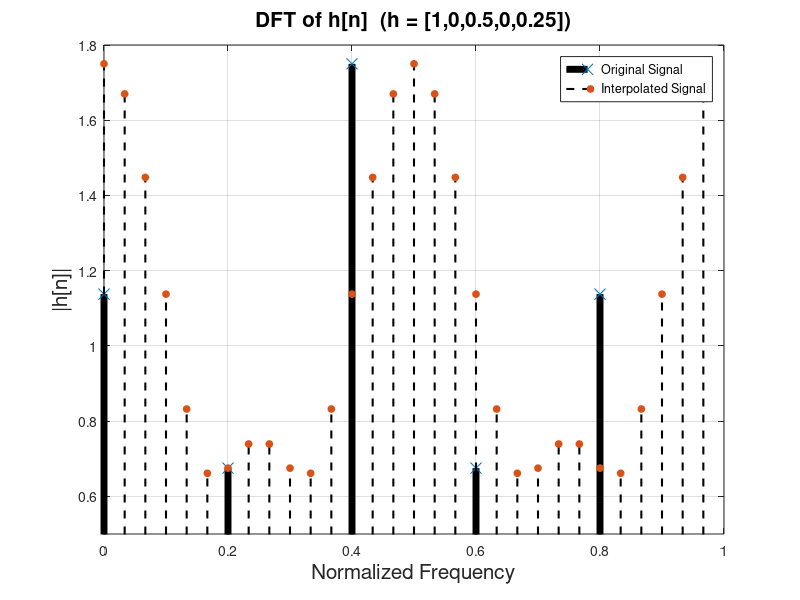

This figure's MATLAB source:
%Zero Padding
%Author: Nicolaas du Plessis
close all; clear; clc;

h = [1 0 1/2 0 1/4];
H = fftshift(abs(fft(h)));
N = 5;
f = 0: 1/N : (N-1)/N;

stem(f,H,'LineStyle','-','LineWidth',5,'Color','black','Marker','x','MarkerSize',8);
axis([0 1 0.5 1.8]); grid on
xlabel('Normalized Frequency','Fontsize',15); ylabel('|h[n]|','Fontsize',15)
title('DFT of h[n]  (h = [1,0,0.5,0,0.25])','Fontsize',15)

hold on

N = 30;
f = 0: 1/N : (N-1)/N;
h = [1 0 1/2 0 1/4 zeros(1,25)];
H = fftshift(abs(fft(h)));

stem(f,H,'filled','LineStyle','--','LineWidth',1.5,'Color','black','Marker','o','MarkerSize',5);

legend('Original Signal','Interpolated Signal')